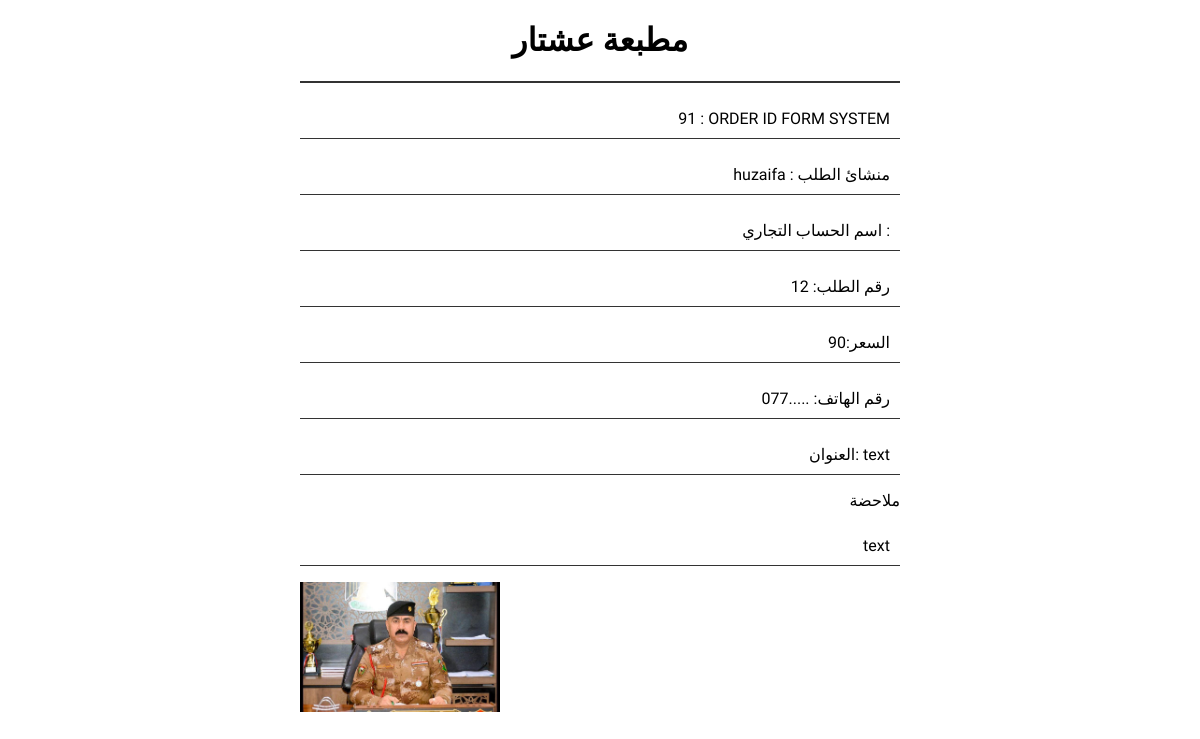
The app's page /controle/order.php?id=91 (signed in) with its own data.
### tables this page shows
CREATE TABLE `orders` (
  `id` int(11) NOT NULL,
  `orderN` varchar(255) NOT NULL,
  `price` varchar(255) NOT NULL,
  `note` varchar(255) NOT NULL,
  `userNumber` varchar(255) NOT NULL,
  `addreces` varchar(255) NOT NULL,
  `user_id` varchar(255) NOT NULL,
  `order_page_name` varchar(255) NOT NULL,
  `page_name` varchar(255) NOT NULL,
  `statuse` varchar(50) NOT NULL,
  `Governorate` varchar(255) NOT NULL
);

CREATE TABLE `user_form` (
  `id` int(100) NOT NULL,
  `name` varchar(100) NOT NULL,
  `email` varchar(100) NOT NULL,
  `password` varchar(100) NOT NULL,
  `image` varchar(100) NOT NULL,
  `usertype` varchar(255) NOT NULL
);

CREATE TABLE `tb_images` (
  `id` int(11) NOT NULL,
  `name` varchar(30) DEFAULT NULL,
  `image` text DEFAULT NULL,
  `order_id` int(11) NOT NULL
);

### controle/order.php (the view, shortened to what this page needs)
<?php
include '../login/config.php';
$id = $_GET["id"];
  $sql = "SELECT * FROM `orders` WHERE id = $id ";
    $result = mysqli_query($conn, $sql);
    $row = mysqli_fetch_assoc($result);
include '../login/config.php';
$user_id = $_SESSION['user_id'];
?>
<!DOCTYPE html>
<html>
<head>
	<link rel="stylesheet" type="text/css" href="../orders/style.css?v=<?php echo time(); ?>">
</head>
<body>
	<div class="haeder-order">
		<h1> مطبعة عشتار </h1>
	</div>
       <div class="order-description" style="padding: 0;">
        <?php
         $sqlUser = "SELECT * FROM `user_form` WHERE id = '$user_id'";
          $userInfo = mysqli_query($conn, $sqlUser);
          $userInfoN = mysqli_fetch_assoc($userInfo);
        ?>
        <p class="text-p "><?php echo $row['id'] ?> : ORDER ID FORM SYSTEM </p>
       	<p class="text-p ">  <?php echo $userInfoN['name'] ?> : منشائ الطلب   </p>
        <p class="text-p "> اسم  الحساب التجاري : <?php echo $row['page_name'] ?></p>
       	<p class="text-p "> <?php echo $row['orderN'] ?> :رقم الطلب </p>
       	<p class="text-p "> السعر:<?php echo $row['price'] ?> </p>
       	<p class="text-p "><?php echo $row["userNumber"] ?> :رقم الهاتف </p>
       	<p class="text-p ">العنوان: <?php echo $row["Governorate"] ?> <?php echo $row["addreces"] ?> <?php echo $row["Governorate"] ?>  </p>
        <span>ملاحضة </span>
       	<p class="text-p ">  <?php echo $row["note"]  ?> </p>
       </div>
    <div class="images">
    <?php
$foringkeyImages = mysqli_query($conn,  "SELECT * FROM `orders` WHERE id = '$id'");
$foringkeyImage = mysqli_fetch_assoc($foringkeyImages);
  $order_idN = $foringkeyImage['id'];
      $rows = mysqli_query($conn, "SELECT * FROM tb_images WHERE order_id = '$order_idN'");
      ?>
      <?php foreach ($rows as $row) : ?>
          <?php
          foreach (json_decode($row["image"]) as $image) : ?>
          <img src="../img/uploads/<?php echo $image; ?>" width = 200>
          <?php endforeach; ?>
      <?php endforeach; ?>
    </div>
</body>
</html>

### orders/style.css (style rules this page uses)
* { font-family: 'Cairo', sans-serif; }
body { text-align: center; max-height: 100vh; width: 600px; margin: auto; }
.haeder-order { border-bottom: solid 2px #333; }
.order-description { text-align: right; padding: 20px; }
.order-description p.text-p { border-bottom: solid 1px #333; padding: 10px; }
.images { display: grid; grid-template-columns: repeat(3, auto); grid-gap: 10px; text-align: center; }
.images img { width: 200px; }

### records on screen
orders: id "91", orderN "12", price "90", userNumber "077.....", addreces "text", note "text"
user_form: name "huzaifa"
